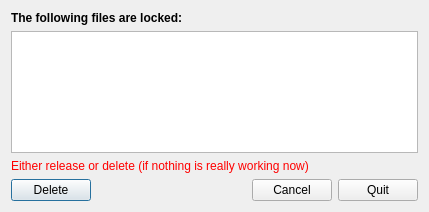
<?xml version="1.0" encoding="UTF-8"?>
<ui version="4.0">
 <class>LockFileWaiter</class>
 <widget class="QDialog" name="LockFileWaiter">
  <property name="windowModality">
   <enum>Qt::NonModal</enum>
  </property>
  <property name="geometry">
   <rect>
    <x>0</x>
    <y>0</y>
    <width>429</width>
    <height>212</height>
   </rect>
  </property>
  <property name="windowTitle">
   <string>Locked files have been found</string>
  </property>
  <property name="windowIcon">
   <iconset resource="libqpacman.qrc">
    <normaloff>:/pics/emblem-locked.svg</normaloff>:/pics/emblem-locked.svg</iconset>
  </property>
  <property name="modal">
   <bool>false</bool>
  </property>
  <layout class="QVBoxLayout" name="verticalLayout">
   <item>
    <widget class="QLabel" name="label">
     <property name="text">
      <string>&lt;html&gt;&lt;head/&gt;&lt;body&gt;&lt;p&gt;&lt;span style=&quot; font-weight:600;&quot;&gt;The following files are locked:&lt;/span&gt;&lt;/p&gt;&lt;/body&gt;&lt;/html&gt;</string>
     </property>
    </widget>
   </item>
   <item>
    <widget class="QListWidget" name="filesList"/>
   </item>
   <item>
    <widget class="QLabel" name="infoLabel">
     <property name="text">
      <string>&lt;html&gt;&lt;head/&gt;&lt;body&gt;&lt;p&gt;&lt;span style=&quot; color:#ff0000;&quot;&gt;Either release or delete (if nothing is really working now)&lt;/span&gt;&lt;/p&gt;&lt;/body&gt;&lt;/html&gt;</string>
     </property>
     <property name="wordWrap">
      <bool>true</bool>
     </property>
    </widget>
   </item>
   <item>
    <layout class="QHBoxLayout" name="horizontalLayout">
     <item>
      <widget class="QPushButton" name="deleteButton">
       <property name="text">
        <string>Delete</string>
       </property>
       <property name="icon">
        <iconset resource="libqpacman.qrc">
         <normaloff>:/pics/edit-delete.svg</normaloff>:/pics/edit-delete.svg</iconset>
       </property>
      </widget>
     </item>
     <item>
      <spacer name="horizontalSpacer">
       <property name="orientation">
        <enum>Qt::Horizontal</enum>
       </property>
       <property name="sizeHint" stdset="0">
        <size>
         <width>40</width>
         <height>20</height>
        </size>
       </property>
      </spacer>
     </item>
     <item>
      <widget class="QPushButton" name="cancelButton">
       <property name="text">
        <string>Cancel</string>
       </property>
       <property name="icon">
        <iconset resource="libqpacman.qrc">
         <normaloff>:/pics/dialog-cancel.svg</normaloff>:/pics/dialog-cancel.svg</iconset>
       </property>
      </widget>
     </item>
     <item>
      <widget class="QPushButton" name="quitButton">
       <property name="text">
        <string>Quit</string>
       </property>
       <property name="icon">
        <iconset resource="libqpacman.qrc">
         <normaloff>:/pics/application-exit.svg</normaloff>:/pics/application-exit.svg</iconset>
       </property>
      </widget>
     </item>
    </layout>
   </item>
  </layout>
 </widget>
 <resources>
  <include location="libqpacman.qrc"/>
 </resources>
 <connections/>
</ui>
